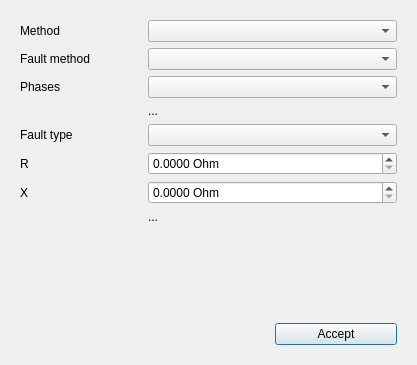
<?xml version="1.0" encoding="UTF-8"?>
<ui version="4.0">
 <class>ShortCircuitSelectorDialog</class>
 <widget class="QDialog" name="ShortCircuitSelectorDialog">
  <property name="geometry">
   <rect>
    <x>0</x>
    <y>0</y>
    <width>417</width>
    <height>365</height>
   </rect>
  </property>
  <property name="windowTitle">
   <string>Short circuit definition</string>
  </property>
  <layout class="QVBoxLayout" name="verticalLayout_2">
   <item>
    <widget class="QFrame" name="frame_77">
     <property name="minimumSize">
      <size>
       <width>300</width>
       <height>0</height>
      </size>
     </property>
     <property name="frameShape">
      <enum>QFrame::Shape::NoFrame</enum>
     </property>
     <property name="frameShadow">
      <enum>QFrame::Shadow::Raised</enum>
     </property>
     <layout class="QGridLayout" name="gridLayout">
      <item row="11" column="2">
       <widget class="QPushButton" name="btn_accept">
        <property name="text">
         <string>Accept</string>
        </property>
       </widget>
      </item>
      <item row="7" column="1" colspan="2">
       <widget class="QDoubleSpinBox" name="x_doubleSpinBox">
        <property name="toolTip">
         <string>Fault reactance (often dismissed)</string>
        </property>
        <property name="suffix">
         <string> Ohm</string>
        </property>
        <property name="decimals">
         <number>4</number>
        </property>
        <property name="maximum">
         <double>10000000000000000.000000000000000</double>
        </property>
       </widget>
      </item>
      <item row="5" column="1" colspan="2">
       <widget class="QComboBox" name="cb_type"/>
      </item>
      <item row="8" column="1" colspan="2">
       <widget class="QLabel" name="typeLabel">
        <property name="text">
         <string>...</string>
        </property>
        <property name="textFormat">
         <enum>Qt::TextFormat::PlainText</enum>
        </property>
        <property name="wordWrap">
         <bool>true</bool>
        </property>
       </widget>
      </item>
      <item row="4" column="1" colspan="2">
       <widget class="QLabel" name="phases_label">
        <property name="text">
         <string>...</string>
        </property>
       </widget>
      </item>
      <item row="0" column="1" colspan="2">
       <widget class="QComboBox" name="cb_method"/>
      </item>
      <item row="6" column="1" colspan="2">
       <widget class="QDoubleSpinBox" name="r_doubleSpinBox">
        <property name="toolTip">
         <string>Fault resistance</string>
        </property>
        <property name="suffix">
         <string> Ohm</string>
        </property>
        <property name="decimals">
         <number>4</number>
        </property>
        <property name="maximum">
         <double>9999999999.000000000000000</double>
        </property>
       </widget>
      </item>
      <item row="5" column="0">
       <widget class="QLabel" name="label_4">
        <property name="text">
         <string>Fault type</string>
        </property>
       </widget>
      </item>
      <item row="0" column="0">
       <widget class="QLabel" name="label_2">
        <property name="text">
         <string>Method</string>
        </property>
       </widget>
      </item>
      <item row="10" column="2">
       <spacer name="verticalSpacer">
        <property name="orientation">
         <enum>Qt::Orientation::Vertical</enum>
        </property>
        <property name="sizeHint" stdset="0">
         <size>
          <width>20</width>
          <height>85</height>
         </size>
        </property>
       </spacer>
      </item>
      <item row="1" column="1" colspan="2">
       <widget class="QComboBox" name="cb_fault"/>
      </item>
      <item row="3" column="1" colspan="2">
       <widget class="QComboBox" name="cb_phases"/>
      </item>
      <item row="1" column="0">
       <widget class="QLabel" name="label">
        <property name="text">
         <string>Fault method</string>
        </property>
       </widget>
      </item>
      <item row="3" column="0">
       <widget class="QLabel" name="label_3">
        <property name="text">
         <string>Phases</string>
        </property>
       </widget>
      </item>
      <item row="6" column="0">
       <widget class="QLabel" name="label_5">
        <property name="text">
         <string>R</string>
        </property>
       </widget>
      </item>
      <item row="7" column="0">
       <widget class="QLabel" name="label_6">
        <property name="text">
         <string>X</string>
        </property>
       </widget>
      </item>
     </layout>
    </widget>
   </item>
  </layout>
 </widget>
 <resources>
  <include location="../Icons/icons.qrc"/>
  <include location="../Icons/icons.qrc"/>
  <include location="../Icons/icons.qrc"/>
 </resources>
 <connections/>
</ui>
